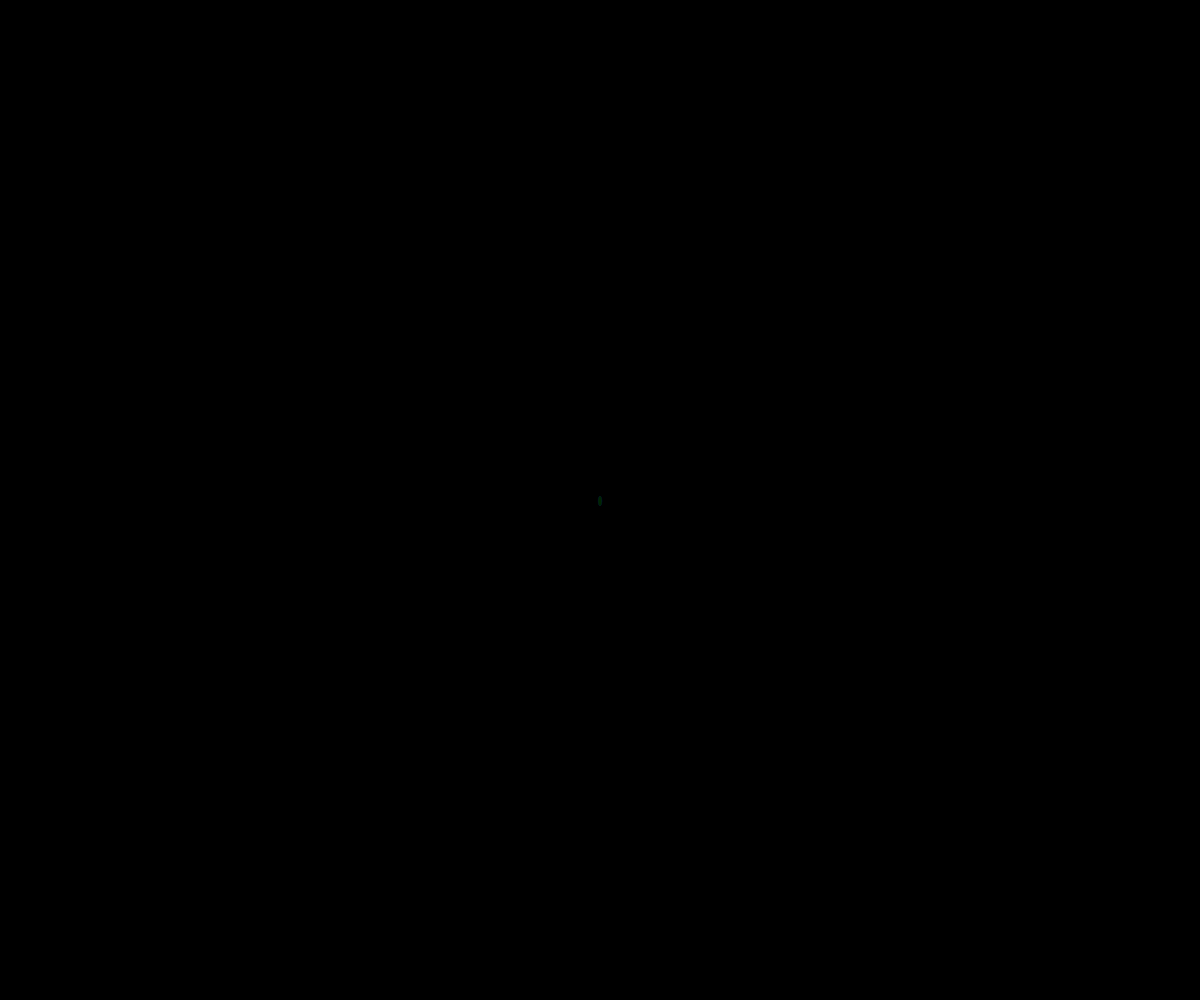
Frame 1 (no input)
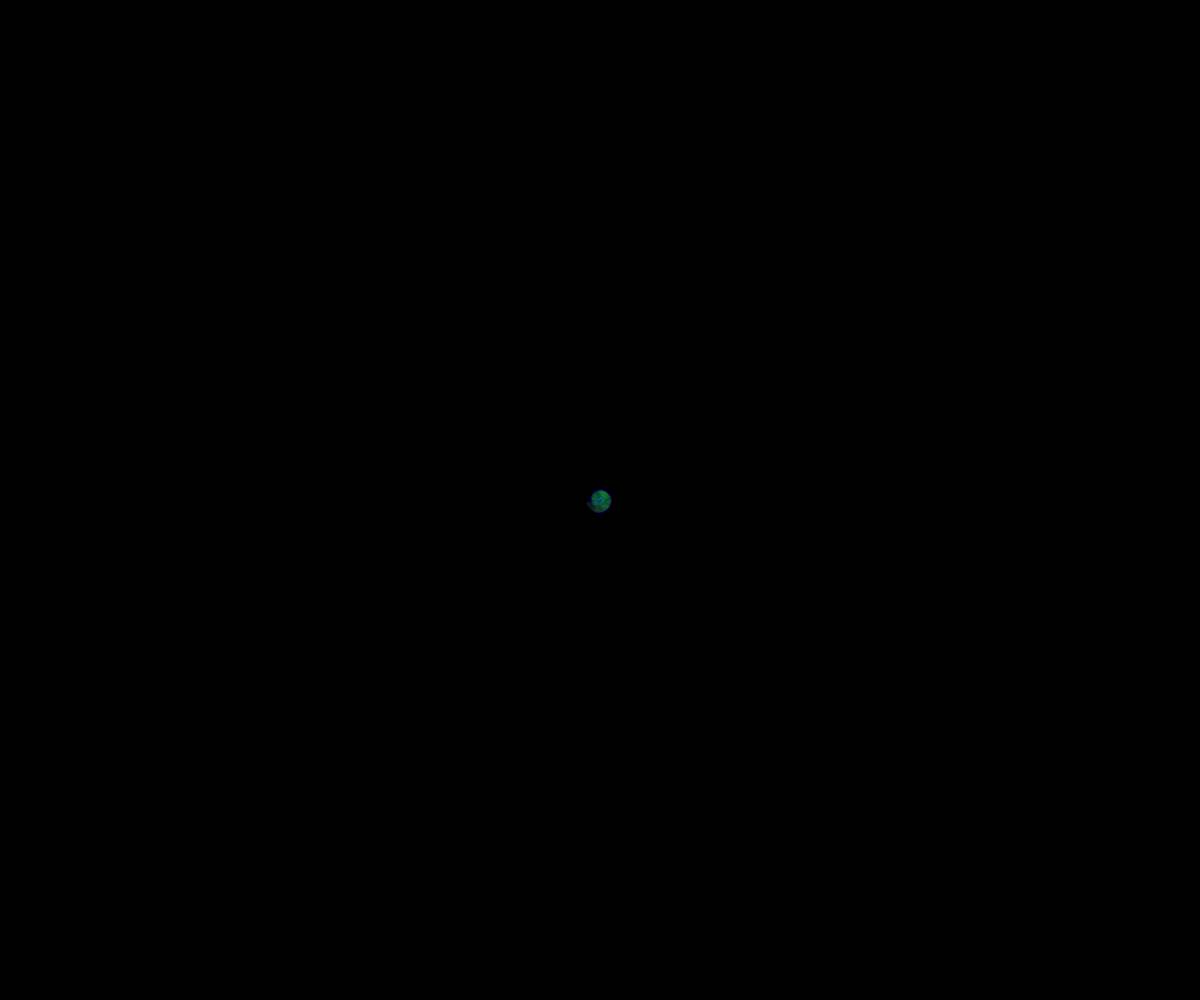
Frame 60 (no input)
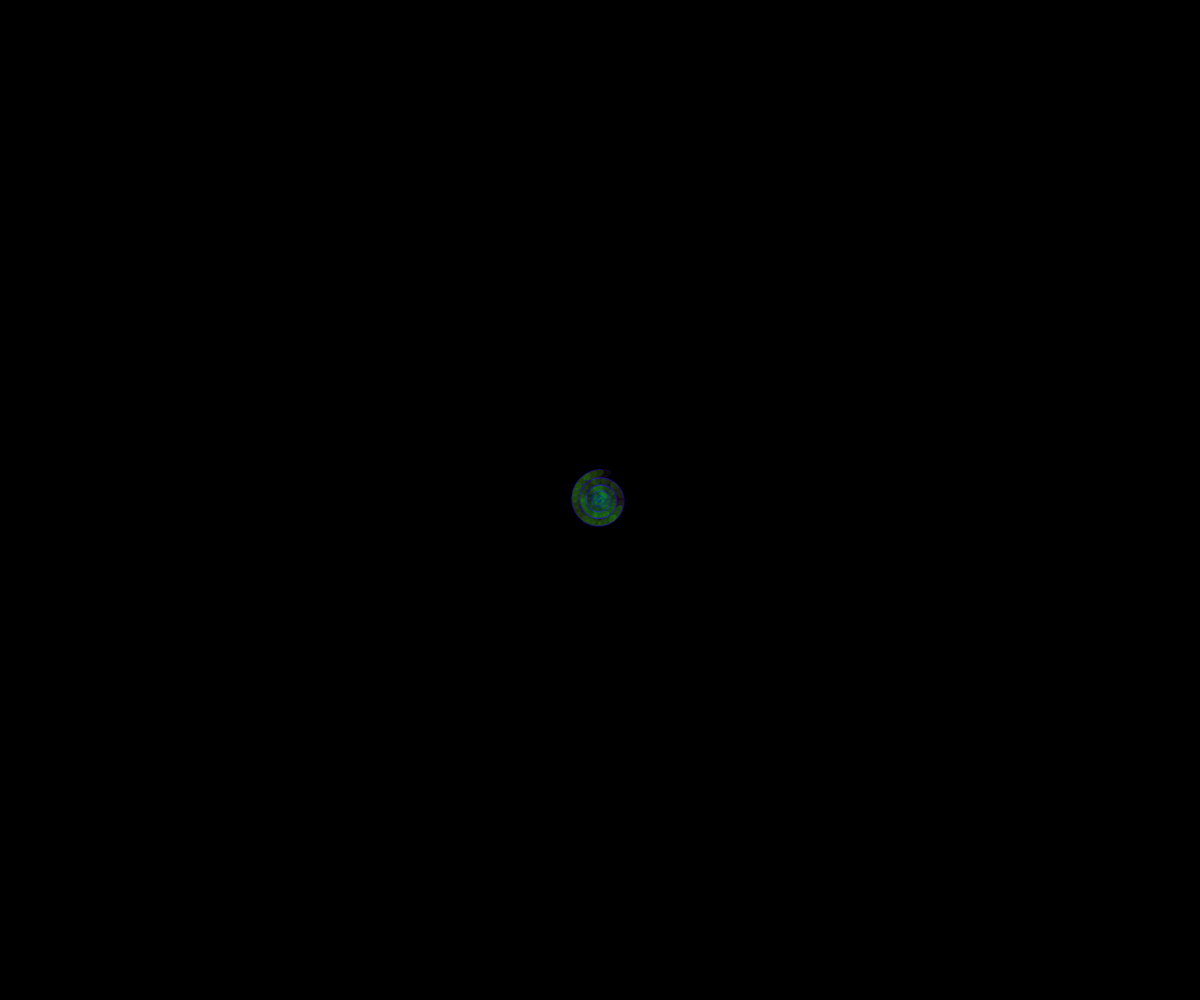
Frame 120 (the mouse pressed at the canvas centre since frame 60)

The p5.js sketch that drew these frames (run headless with seeded random() and noise() and a simulated clock; from frame 60 on, the mouse is pressed at the canvas centre):

// p5.js sketch
// ── sketch.js
function setup() {
  createCanvas(windowWidth, windowHeight);
  background(0);
  frameRate(20);
  
}

let rot = 0;
let scl = 1;

let r = 0;
let g = 0;

function draw() {
  
  fill(r,random(255),noise(255),50);
  stroke(r, 0, 255);
  
  translate(width/2,height/2);
  rotate(rot*0.25);
  scale(scl*0.1);
  
  
  push();
  translate(rot,10);
  ellipse(0,0,40,100);
  pop();
  
  push();

  pop();
  
  
  rot += 1;
  scl += 0.01;
  r += 0.5;
  
  if(frameCount > 3000){
    noLoop();
  }
}
